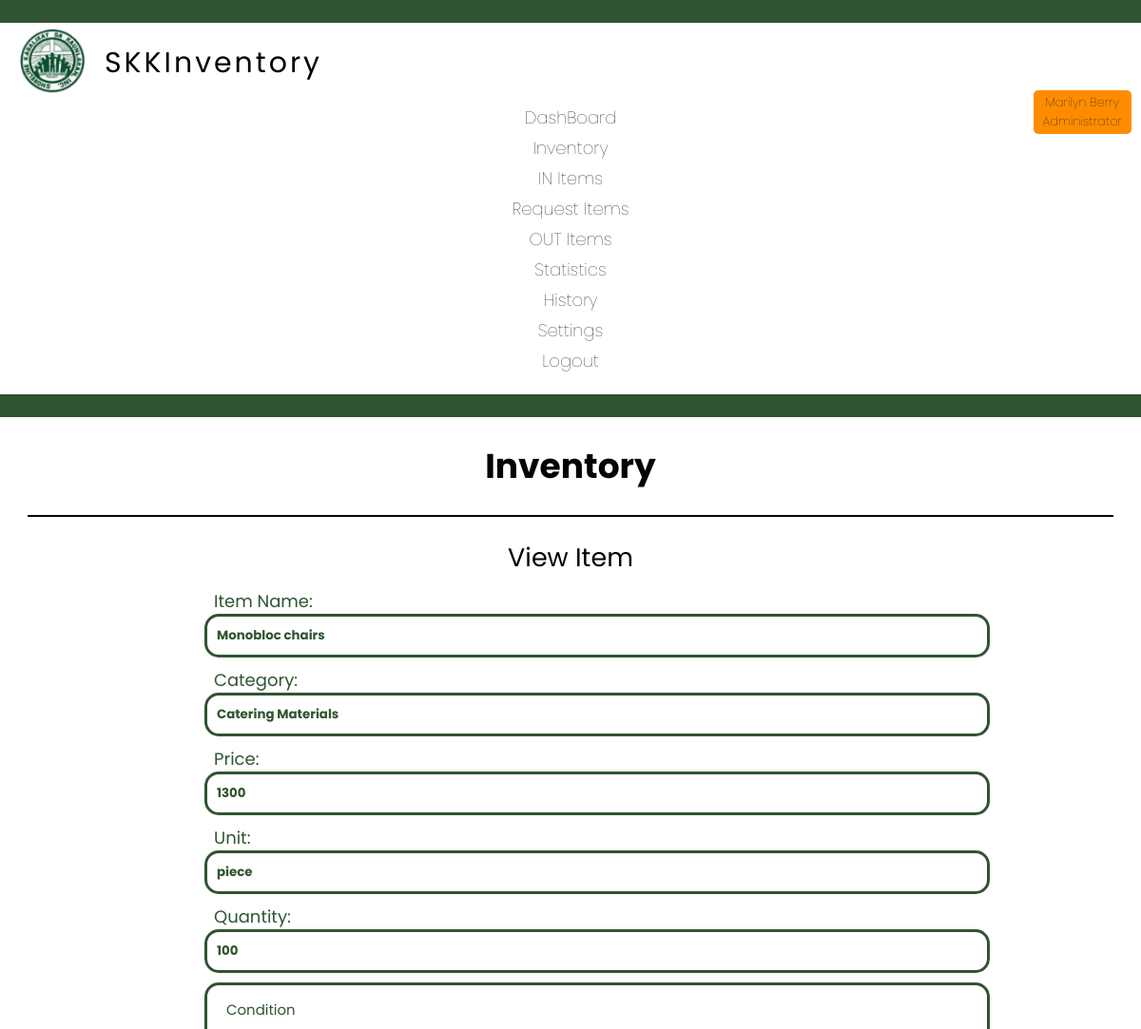
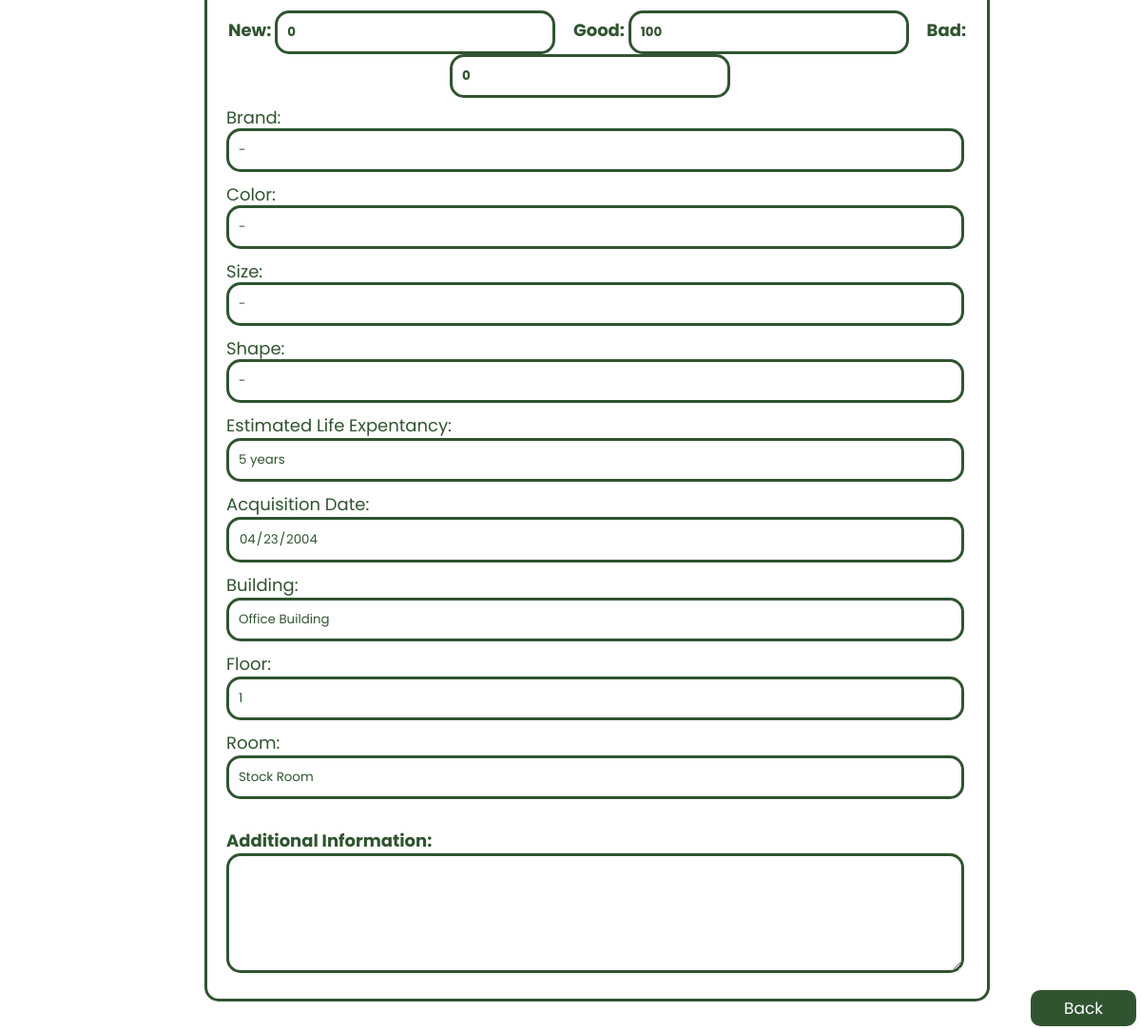
Page /viewinventory.php?id=1 (signed in) on the committed database (2 pictures, top to bottom).
### tables this page shows
CREATE TABLE `inventory` (
  `id` int(10) NOT NULL AUTO_INCREMENT,
  `product_name` varchar(100) NOT NULL,
  `category` varchar(30) NOT NULL,
  `price` int(20) NOT NULL,
  `unit` varchar(20) NOT NULL,
  `quantity` int(11) NOT NULL,
  `condition_new` int(10) NOT NULL,
  `condition_good` int(10) NOT NULL,
  `condition_bad` int(10) NOT NULL,
  `brand` varchar(50) NOT NULL,
  `color` varchar(20) NOT NULL,
  `size` varchar(20) NOT NULL,
  `shape` varchar(20) NOT NULL,
  `life` varchar(20) NOT NULL,
  `total` int(20) NOT NULL,
  `user` varchar(100) NOT NULL,
  `date` date NOT NULL,
  `building` int(20) NOT NULL,
  `floor` int(11) NOT NULL,
  `room` int(20) NOT NULL,
  `remarks` varchar(1000) NOT NULL,
  PRIMARY KEY (`id`)
);

### viewinventory.php (the view, shortened to what this page needs)
<?php
include 'connect.php';
$username = $_SESSION['username'];
if ($_SERVER["REQUEST_METHOD"] == "GET" && isset($_GET['id'])) {
    $id = $_GET['id'];
    $sql_select_user = "SELECT * FROM inventory WHERE id = $id";
    $result = $conn->query($sql_select_user);
    if ($result->num_rows > 0) {
        $row = $result->fetch_assoc();
        $id = $row["id"];
        $productname = $row["product_name"];
        $category = $row["category"];
        $price = $row["price"];
        $unit = $row["unit"];
        $quantity = $row["quantity"];
        $conditionnew = $row["condition_new"];
        $conditiongood = $row["condition_good"];
        $conditionbad = $row["condition_bad"];
        $brand = $row["brand"];
        $color = $row["color"];
        $size = $row["size"];
        $shape = $row["shape"];
        $life = $row['life'];
        $date = $row['date'];
        $building = $row['building'];
        $floor = $row['floor'];
        $room = $row['room'];
        $remarks = $row['remarks'];
    } else {
        echo "Item not found.";
        $conn->close();
        exit;
    }
    if ($building == 0) {
        $buildingname = '-';
    } else if ($building == 1) {
        $buildingname = 'Office Building';
    } else if ($building == 2) {
        $buildingname = 'CRC Main Building';
    }
    switch ($room) {
        case 5:
            $roomname = 'Stock Room';
            break;
    }
}
?>
<!DOCTYPE html>
<html lang="en">
<head>
    <link rel="stylesheet" href="css/inventory.css">
    <link rel="stylesheet" href="css/footer.css">
    <?php
    if ($_SESSION['username']) {
        if ($username == 'superadmin1' || $username == 'superadmin2') {
            include 'header_superadmin.php';
        } else if ($username == 'admin') {
            include 'header_admin.php';
        } else {
            include 'header.php';
        }
    } else {
        header("Location: index.php");
    } ?>
</head>
<body>
    <h1 class="font dashboard">Inventory</h1>
    <hr class="dashhr">
    <h2 class="font edit">View Item</h2>
    <div class="form-container">
        <form method="post" action="editinventory.php?id=<?php echo urlencode($id); ?>">
            <div class="input-container">
                <label for="productname">Item Name:</label>
                <input class="input" type="text" id="productname" name="productname" value="<?php echo $productname; ?>" readonly>
                <br>
                <label for="category">Category:</label>
                <input class="input" type="text" id="category" name="category" value="<?php echo $category; ?>" readonly>
                <br>
                <label for="price">Price:</label>
                <input class="input" type="text" id="price" name="price" value="<?php echo $price; ?>" readonly>
                <br>
                <label for="unit">Unit:</label>
                <input class="input" type="text" id="unit" name="unit" value="<?php echo $unit; ?>" readonly>
                <br>
                <label for="quantity">Quantity:</label>
                <input class="input" type="text" id="quantity" name="quantity" value="<?php echo $quantity; ?>" readonly>
                <br>
                <div class="input">
                    <h5 class="condition-title">Condition</h5>
                    <div class="center">
                        <span>New: <input class="condition-container" type="text" id="conditionnew" name="conditionnew" value="<?php echo $conditionnew; ?>" readonly>
                            <span>Good: <input class="condition-container" type="text" id="conditiongood" name="conditiongood" value="<?php echo $conditiongood; ?>" readonly>
                                <span>Bad: </span><input class="condition-container" type="text" id="conditionbad" name="conditionbad" value="<?php echo $conditionbad; ?>" readonly>
                    </div>
                    <br>
                    <h4 class="condition-title1">Brand:</h4>
                    <input class="input5" type="text" id="brand" name="brand" value="<?php echo $brand; ?>" readonly>
                    <h4 class="condition-title1">Color:</h4>
                    <input class="input5" type="text" id="color" name="color" value="<?php echo $color; ?>" readonly>
                    <h4 class="condition-title1">Size:</h4>
                    <input class="input5" type="text" id="size" name="size" value="<?php echo $size; ?>" readonly>
                    <h4 class="condition-title1">Shape:</h4>
                    <input class="input5" type="text" id="shape" name="shape" value="<?php echo $shape; ?>" readonly>
                    <h4 class="condition-title1">Estimated Life Expentancy:</h4>
                    <input class="input7" type="text" id="life" name="life" value="<?php echo $life; ?>" readonly>
                    <h4 class="condition-title1">Acquisition Date:</h4>
                    <input class="input7" type="date" id="date" name="date" value="<?php echo $date; ?>" readonly>
                    <h4 class="condition-title1">Building:</h4>
                    <input class="input7" type="building" id="building" name="building" value="<?php echo $buildingname; ?>" readonly>
                    <h4 class="condition-title1">Floor:</h4>
                    <input class="input7" type="floor" id="floor" name="floor" value="<?php echo $floor; ?>" readonly>
                    <h4 class="condition-title1">Room:</h4>
                    <input class="input7" type="room" id="room" name="room" value="<?php echo $roomname; ?>" readonly>
                    <label for="remarks">Additional Information:</label>
                    <textarea class="inputremarks" id="remarks" name="remarks" readonly><?php echo $remarks; ?></textarea>
                </div>
            </div>
        </form>
        <div class="backpos">
            <footer>
                <a style="text-decoration:none" href="inventory.php" class="back">Back</a>
            </footer>
        </div>
    </div>
</body>
</html>

### css/inventory.css (style rules this page uses)
.font { font-family: "Poppins"; font-weight: normal; color: #050404; }
.dashboard { text-align: center; font-weight: bold; }
.dashhr { border: 1px solid; width: 95%; margin: auto; }
.edit { text-align: center; }
.input-container { font-family: "Poppins"; margin-top: -20px; padding: 10px; margin-bottom: 10px; display: inline-block; width: 500px; color: #305430; }
.form-container { display: flex; justify-content: center; margin-left: -270px; margin-bottom: 10px; }
.input { font-family: "Poppins"; border: 3px solid #305430; border-radius: 15px; padding: 10px; margin-bottom: 10px; display: inline-block; width: 800px; color: #305430; font-weight: bold; }
.input5 { font-family: "Poppins"; border: 3px solid #305430; border-radius: 15px; margin-left: 10px; padding: 10px; margin-top: -20px; margin-bottom: 30px; display: inline-block; width: 750px; color: #305430; font-weight: normal; }
.input7 { font-family: "Poppins"; border: 3px solid #305430; border-radius: 15px; margin-left: 10px; padding: 10px; margin-top: -5px; margin-bottom: 30px; display: inline-block; width: 750px; color: #305430; font-weight: normal; }
.condition-container { border: 3px solid #305430; border-radius: 15px; padding: 10px; margin-right: 15px; color: #305430; font-weight: bold; font-family: "Poppins"; }
.condition-title { margin-top: -5px; margin-bottom: 10px; padding: 10px; font-family: "Poppins"; font-weight: bold; font-weight: normal; color: #305430; }
.condition-title1 { margin-top: -30px; margin-bottom: -5px; padding: 10px; font-family: "Poppins"; font-weight: bold; font-weight: normal; color: #305430; }
.center { text-align: center; }
label { margin-left: 10px; }
.inputremarks { font-family: "Poppins"; border: 3px solid #305430; border-radius: 15px; padding: 10px; margin-bottom: 10px; display: inline-block; width: 750px; height: 100px; color: #305430; font-weight: bold; margin-left: 10px; }

### css/footer.css (style rules this page uses)
.back { padding-top: 7px; padding-bottom: 7px; padding-left: 35px; padding-right: 35px; background-color: #305430; color: #ffffff; border: none; border-radius: 10px; cursor: pointer; font-family: "Poppins"; font-size: 17px; text-align: center; }
.backpos { position: fixed; bottom: 0; right: 0; margin-bottom: 10px; margin-right: 5px; }

### css/header.css (style rules this page uses)
body { margin: 0; padding: 0; }

### css/responsive.css (style rules this page uses)
@media only screen and (min-width: 1025px) { body { font-size: 18px; width: auto; height: 97.8vh; } }

### rows in the picture
inventory: productname "Monobloc chairs", category "Catering Materials", price "1300", unit "piece", quantity "100", conditionnew "0", conditiongood "100", conditionbad "0", brand "-", color "-", size "-", shape "-", life "5 years", date "04/23/2004", building "Office Building", floor "1", room "Stock Room"

### other values in the picture
$handler "Marilyn Berry"
$position "Administrator"
